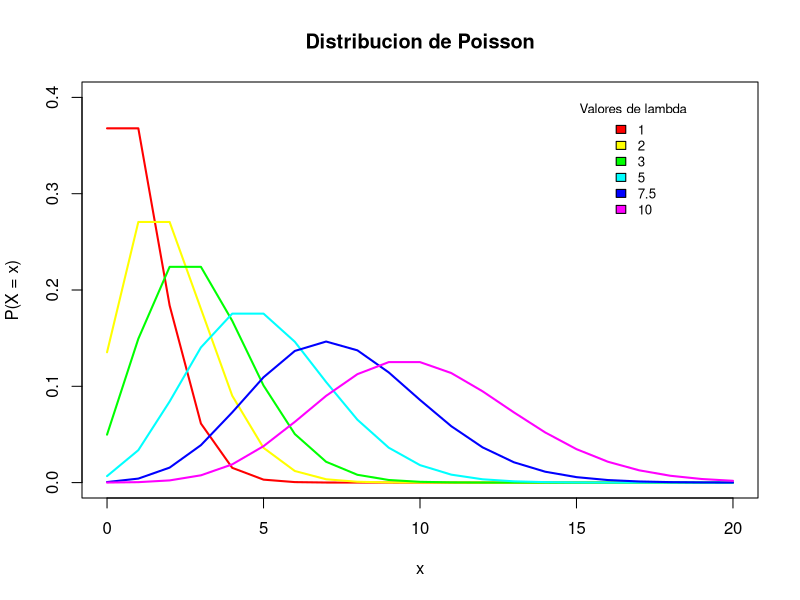
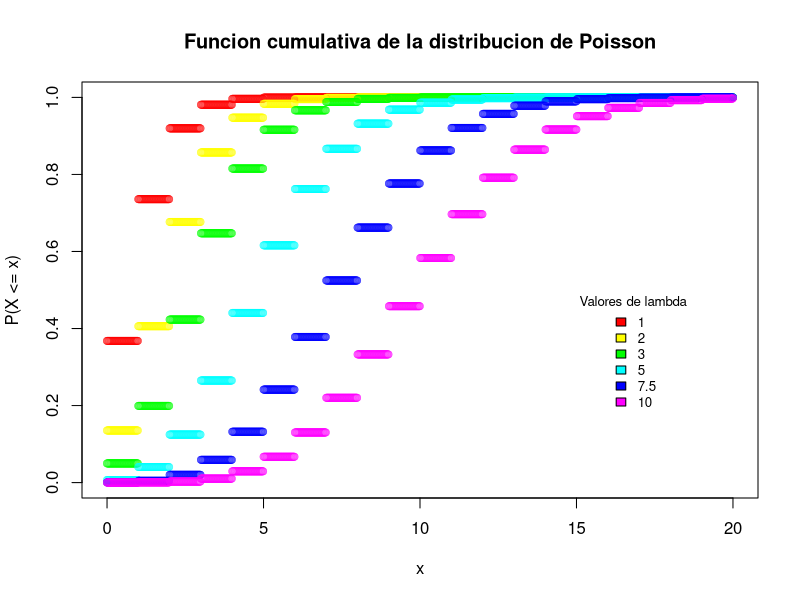
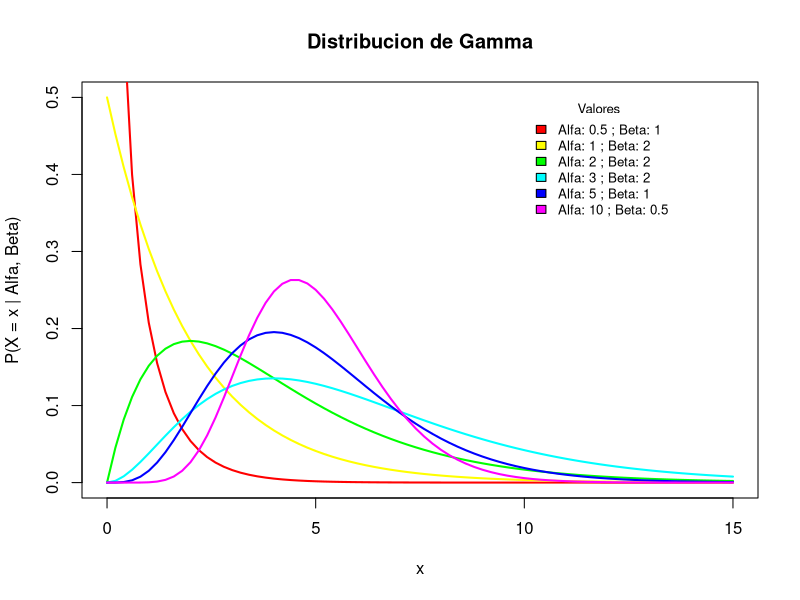
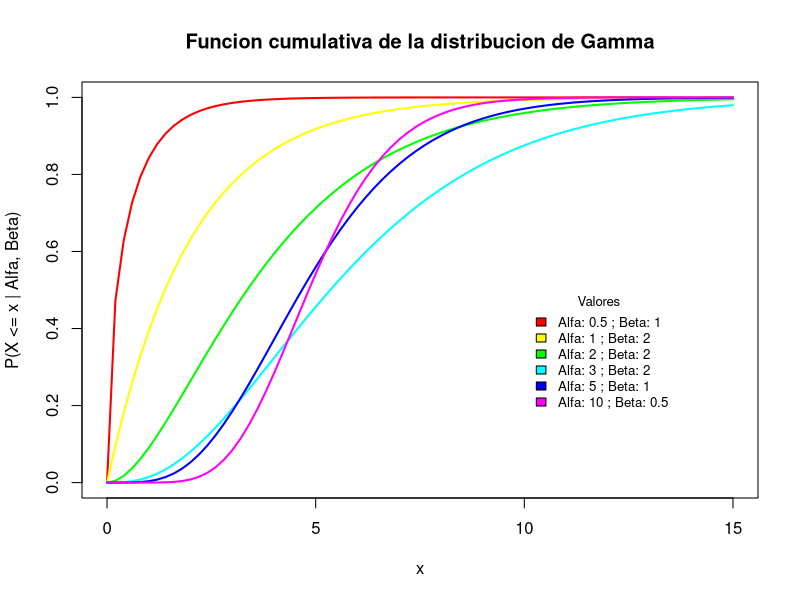

Write the R code that produced these figures, in order.
## ---- chunk 1
# La funcion para graficar la distibucion de Poisson necesita dos parametros:
# lambda: vector que contiene los valores de lambda
# x: limite maximo en el eje x para calcular la distribucion de Poisson
graficar_poisson <- function(lambda, x){
  
  # Defino cual sera el el dominio en el eje x de la distribucion
  vector_x <- seq(0, x, by=1)
  
  # Genero un vector que posee un color para cada valor de lambda
  gradiente <- rainbow(length(lambda))
  
  # Creo una matriz que contiene los valores que describen la distribucion para cada valor de lambda
  distribucion <- sapply(lambda, function(i, vector_x){dpois(vector_x, i)}, vector_x)
  
  # Grafico las distribuciones resultantes
  plot(vector_x, type = "n", xlab = "x", ylab="P(X = x)", main = "Distribucion de Poisson", ylim=c(0,0.4), xlim=c(0,x))
    for (i in 1:length(lambda)) {
    lines(vector_x, distribucion[,i], lwd=2, col=gradiente[i])
  }
    legend(15, 0.4, lambda, cex=0.8, fill=gradiente, bty='n', title="Valores de lambda")
}

# Asigno los valores de lambda que se quieren analizar y el limite maximo en el eje x
lambda = c(1, 2, 3, 5, 7.5, 10)
x = 20

# Grafico la distribucion de Poisson para cada valor de lambda
distribucion <- graficar_poisson(lambda[lambda > 0], x)
## ---- chunk 2
# La funcion para graficar la funcion cumulativa de distibucion de Poisson necesita dos parametros:
# lambda: vector que contiene los valores de lambda
# x: limite maximo en el eje x para calcular la funcion
graficar_poisson_cumulativa <- function(lambda, x){
  
  # Defino cual sera el el dominio en el eje x de la funcion
  vector_x <- seq(0, x, length.out=1000)
  
  # Genero un vector que posee un color para cada valor de lambda
  gradiente <- rainbow(length(lambda))
  
  # Creo una matriz que contiene los valores que describen la funcion cumulativa de distribucion para cada valor de lambda
  f_cumulativa <- sapply(lambda, function(i, vector_x){ppois(vector_x, i)}, vector_x)
  
  # Grafico las funciones cumulativas resultantes
  plot(vector_x, type = "n", xlab = "x", ylab="P(X <= x)", main = "Funcion cumulativa de la distribucion de Poisson", ylim=c(0,1), xlim=c(0,x))
    for (i in 1:length(lambda)) {
    lines(vector_x, f_cumulativa[,i], type='p', lwd=0.5, col=gradiente[i])
  }
  legend(15, 0.5, lambda, cex=0.8, fill=gradiente, bty='n', title="Valores de lambda")
}

# Asigno los valores de lambda que se quieren analizar y el limite maximo en el eje x
lambda = c(1, 2, 3, 5, 7.5, 10)
x = 20

# Grafico la funcion cumulativa de distribucion de Poisson para cada valor de lambda
distribucion <- graficar_poisson_cumulativa(lambda[lambda > 0], x)
## ---- chunk 3
# La funcion para graficar la distibucion de Gamma necesita tres parametros:
# alfa: vector que contiene los valores de alfa
# beta: vector que contiene los valores de beta
# x: limite maximo en el eje x para calcular la distribucion de Gamma
# intervalo: longitud del intervalo entre cada valor de x
graficar_gamma <- function(alfa, beta, x, intervalo){
  
  # Almacena los valores de alfa y beta juntos en una matriz
  matriz <- cbind(alfa, beta)
  
  # Defino cual sera el el dominio en el eje x de la distribucion
  vector_x <- seq(0, x, by=intervalo)
  
  # Genero un vector que posee un color para cada pareja de alfa-beta
  gradiente <- rainbow(length(alfa))
  
  # Creo una matriz que contiene los valores que describen la distribucion para cada pareja de alfa-beta
  distribucion <- apply(matriz, MARGIN=1 , function(i, vector_x){dgamma(x=vector_x, shape=i[1], scale=i[2])}, vector_x)

  # Grafico las distribuciones resultantes
  plot(vector_x, type = "n", xlab = "x", ylab="P(X = x | Alfa, Beta)", main = "Distribucion de Gamma", ylim=c(0,0.5), xlim=c(0,x))
    for (i in 1:length(alfa)) {
    lines(vector_x, distribucion[,i], lwd=2, col=gradiente[i])
  }
    legend(10, 0.5, paste('Alfa:', alfa, '; Beta:', beta, sep=" "), cex=0.8, fill=gradiente, bty='n', title="Valores")
}

# Asigno los valores de alfa y beta que se quieren analizar, el limite maximo en el eje x y la longitud del intervalo
alfa = c(0.5, 1, 2, 3, 5, 10)
beta = c(1, 2, 2, 2, 1, 0.5) 
x = 15
intervalo = 0.2

# Grafico la distribucion de Gamma para cada pareja de alfa y beta
distribucion <- graficar_gamma(alfa, beta, x, intervalo)
## ---- chunk 4
# La funcion para graficar la funcion cumulativa de distibucion de Gamma necesita tres parametros:
# alfa: vector que contiene los valores de alfa
# beta: vector que contiene los valores de beta
# x: limite maximo en el eje x para calcular la funcion
# intervalo: longitud del intervalo entre cada valor de x
graficar_gamma_cumulativa <- function(alfa, beta, x, intervalo){
  
  # Almacena los valores de alfa y beta juntos en una matriz
  matriz <- cbind(alfa, beta)
  
  # Defino cual sera el el dominio en el eje x de la funcion
  vector_x <- seq(0, x, by=intervalo)
  
  # Genero un vector que posee un color para cada pareja de alfa-beta
  gradiente <- rainbow(length(alfa))
  
  # Creo una matriz que contiene los valores que describen la funcion cumulativa de la distribucion para cada pareja de alfa-beta
  distribucion <- apply(matriz, MARGIN=1 , function(i, vector_x){pgamma(q=vector_x, shape=i[1], scale=i[2])}, vector_x)

  # Grafico las funciones cumulativas resultantes
  plot(vector_x, type = "n", xlab = "x", ylab="P(X <= x | Alfa, Beta)", main = "Funcion cumulativa de la distribucion de Gamma", ylim=c(0,1), xlim=c(0,x))
    for (i in 1:length(alfa)) {
    lines(vector_x, distribucion[,i], lwd=2, col=gradiente[i])
  }
    legend(10, 0.5, paste('Alfa:', alfa, '; Beta:', beta, sep=" "), cex=0.8, fill=gradiente, bty='n', title="Valores")
}

# Asigno los valores de alfa y beta que se quieren analizar, el limite maximo en el eje x y la longitud del intervalo
alfa = c(0.5, 1, 2, 3, 5, 10)
beta = c(1, 2, 2, 2, 1, 0.5) 
x = 15
intervalo = 0.2

# Grafico la funcion cumulativa de distribucion de Gamma para cada pareja de alfa y beta
distribucion <- graficar_gamma_cumulativa(alfa, beta, x, intervalo)
